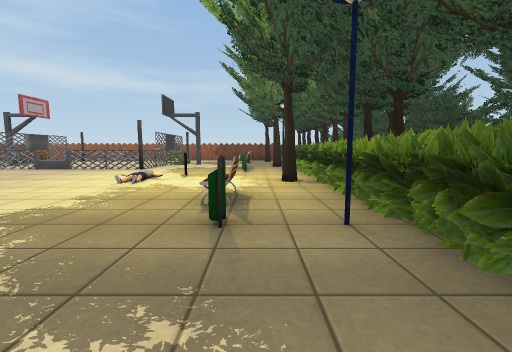
[1] (above)

16 first-person views from a walk through a Unity game level. The camera is 1.2 m above the floor, tilts 6° down and sees 90° across. The floor is counted in squares, 2 m on a side. Each view is taken from the middle of a square. On the plan, view 1 faces up. The plan holds only what a view shows up to about 9 squares ahead; the rest is blank. The player character is not drawn. Some animated figures are left out. Some surface patterns are stand-ins.

[2]
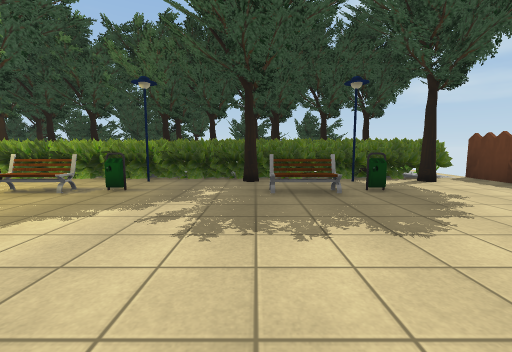

[3]
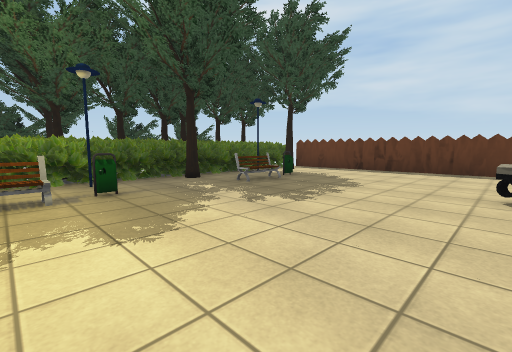

[4]
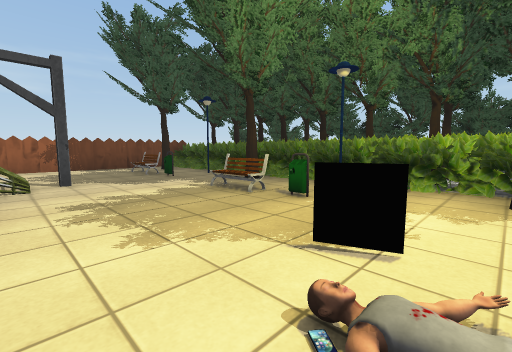

[5]
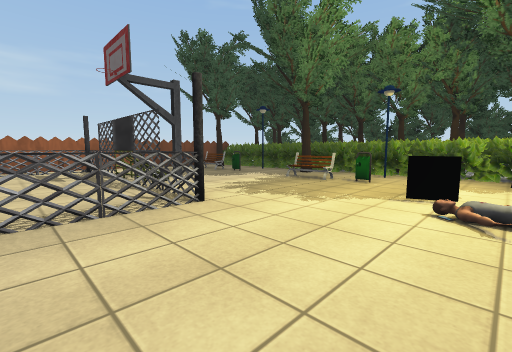

[6]
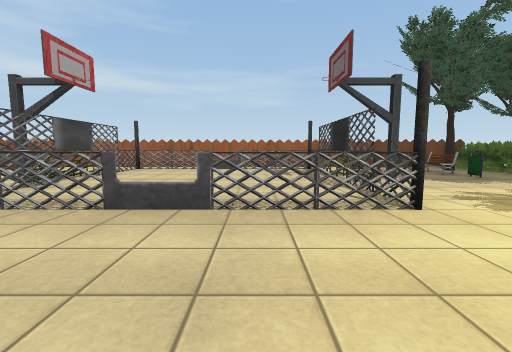

[7]
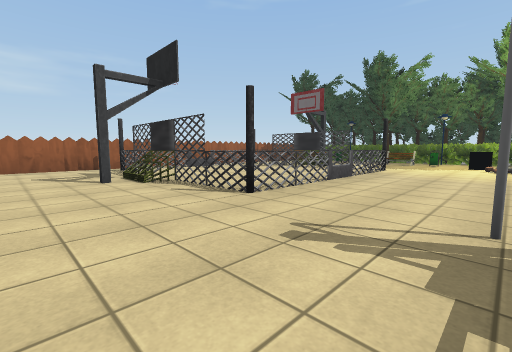

[8]
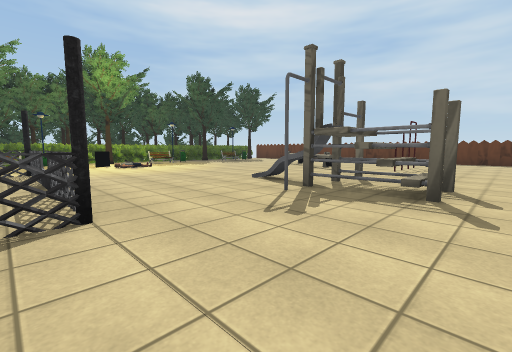

[9]
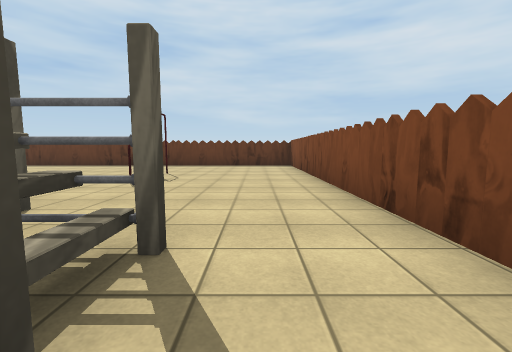

[10]
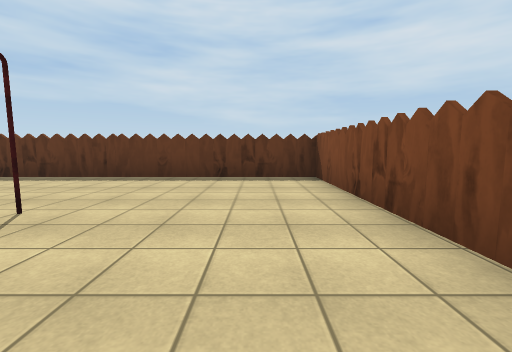

[11]
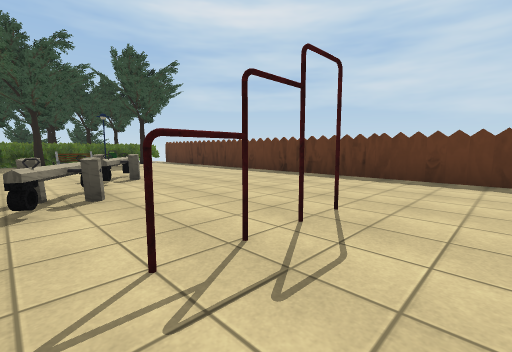

[12]
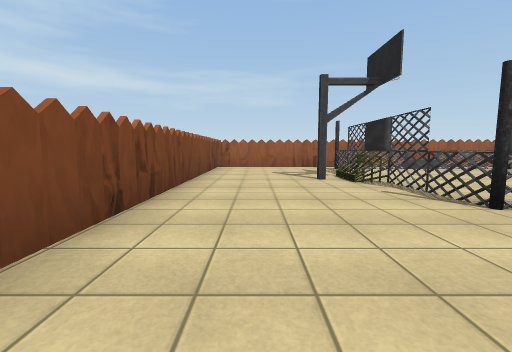

[13]
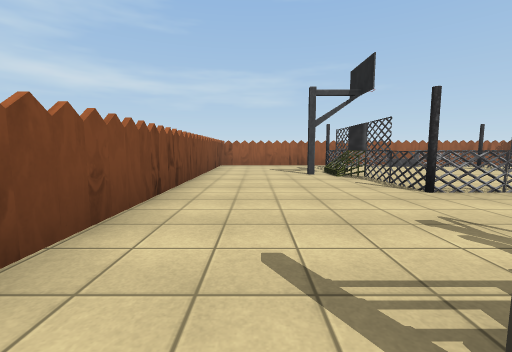

[14]
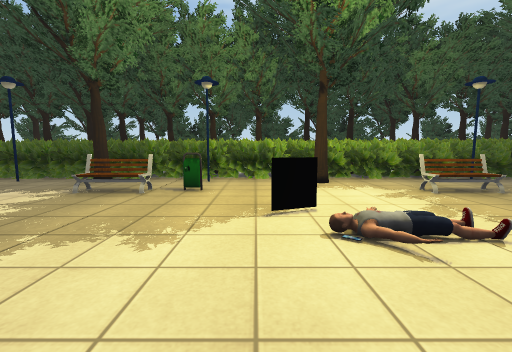

[15]
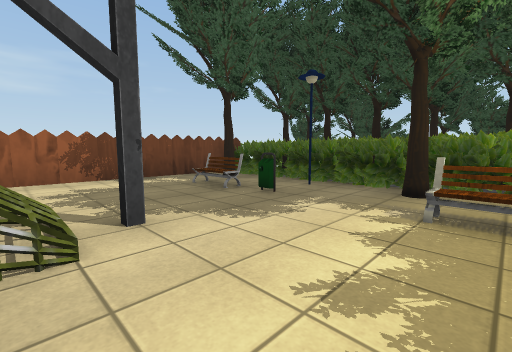

[16]
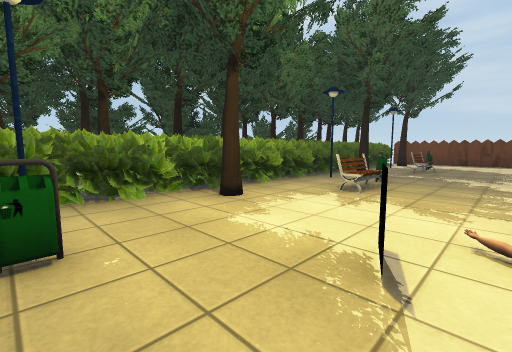

### Floor plan
Points are (right, up) in squares from view 1. A wall is a line through its corners. A room is listed if a view was taken in it or the views show most of it. See-through windows are left out.
Room 1 (views 1, 2, 3, 4, 5, 6, 7, 8, 9, 10, 11, 12, 13, 14, 15, 16)
walls: (-3.5, 7.3) (-4.3, 7.7) (-5.1, 7.4); (-3.4, 7.6) (-3.9, 7.4); (-3.3, 7.6) (-3.6, 8.3); (-5.1, 7.5) (-5.5, 7.4); (-3.7, 7.7) (-4.4, 7.4) (-5.3, 7.8); (-5.4, 7.5) (-6.5, 7.5); (-6.5, 7.4) (-7.2, 7.7); (-6.8, 7.7) (-7.9, 7.3); (-7.4, 7.3) (-8.1, 7.6) (-8.5, 7.5) (-8.8, 8.2) (-8.5, 9); (-3.2, 9) (-3.5, 8.2); (-8.2, 7.4) (-7.5, 7.7); (-8.7, 7.6) (-8.4, 8.3) (-8.7, 8.9) (-8.4, 9.5); (-8.8, -0.1) (-8.8, 0.5); (-8.6, 9.3) (-8.8, 9.7); (-8.6, 9.5) (-8.6, 10.7); (-8.6, 10.8) (-8.8, 11.3); (-3.2, 12.2) (-3.5, 12.9) (-4.3, 12.6); (-12.3, 3.8) (-12.3, -4.5) (1.5, -4.5); (-9.2, 10.6) (-9.1, 10.6); (-8.5, 11.1) (-8.5, 11.1) (-8.7, 11.7); (-3.4, 12.7) (-4.2, 13) (-5.1, 12.6); (-8.5, 11.7) (-8.7, 12.2); (-7.6, 12.6) (-8.5, 12.9); (-8.5, 12.2) (-8.7, 12.7); (1.4, 13.5) (-12.3, 13.5) (-12.3, 5.2)
low walls: (-1.4, 5.4) (-1.7, 6); (-8.8, 9.7) (-8.8, 10.7); (-9, 9.6) (-9, 10.6); (-9.2, 9.6) (-9.2, 10.6); (-8.7, 10.1) (-9.2, 10.4)
ways out: opening at (-4, 10) to room 2; gap at (-7, 8) to room 2
objects: other object (-10, 4) to (-9, 5); other object (-7, 0) to (-6, 1); other object (-5, -1) to (-4, 0); other object (0, -2); bench (0, -1); other object (0, 2); bench (0, 3); other object (0, 7); bench (0, 8); other object (0, 10); bench (0, 11); tree (1, -3); other object (1, -2); other object (1, -1); tree (1, 0); other object (1, 1); other object (1, 2); other object (1, 3); other object (1, 4); tree (1, 5); other object (1, 6); other object (1, 7); other object (1, 8); tree (1, 9); other object (1, 10); other object (1, 11); tree (1, 12); other object (1, 13) to (2, 14); other object (2, -4) to (3, -3); tree (2, -3); tree (2, -2); tree (2, -1); tree (2, 0); tree (2, 1); tree (2, 2); other object (2, 3) to (3, 3); tree (2, 4); tree (2, 5); tree (2, 6); tree (2, 7); tree (2, 8); tree (2, 9); tree (2, 10); tree (2, 11); tree (2, 12); other object (3, -2); other object (3, -1); other object (3, 0); other object (3, 1); tree (3, 2); other object (3, 4); other object (3, 5); tree (3, 6); other object (3, 7); other object (3, 8); tree (3, 9); other object (3, 10); other object (3, 11); tree (3, 12); other object (4, 2); other object (4, 4); other object (4, 7); other object (4, 9); other object (4, 11)
Room 2 (no view inside)
walls: (-8.5, 9.6) (-8.7, 9.2) (-8.4, 8.6); (-6.5, 7.5) (-5.1, 7.5); (-8.5, 10.6) (-9.3, 10.1); (-3.4, 9.5) (-3.4, 10.7); (-6.6, 12.6) (-7.5, 12.9) (-8.5, 12.5); (-5.4, 7.4) (-4.8, 7.7); (-7, 7.5) (-6.5, 7.6); (-8.6, 10.9) (-8.6, 9.5); (-3.3, 10.7) (-3.5, 11.2); (-5.4, 12.8) (-6.5, 12.8); (-3.5, 8.6) (-3.2, 9.1); (-3.3, 11.2) (-3.5, 11.7); (-6.6, 13) (-7.6, 12.6); (-4.3, 12.6) (-5, 12.9); (-8.4, 12) (-8.7, 11.2); (-3.4, 7.6) (-3.2, 8.3) (-3.6, 9.3)
ways out: opening at (-4, 10) to room 1; gap at (-7, 8) to room 1

Where each view was taken, in squares from view 1:
view 1: 0 up, 0 right, facing up
view 2: 0 up, 4 left, facing right
view 3: 3 up, 4 left, facing down-right
view 4: 5 up, 3 left, facing up-right
view 5: 5 up, 5 left, facing up-right
view 6: 5 up, 5 left, facing up
view 7: 5 up, 11 left, facing up-right
view 8: 8 up, 11 left, facing down-right
view 9: 5 up, 11 left, facing down
view 10: 1 up, 11 left, facing down
view 11: 1 up, 10 left, facing down-right
view 12: 5 up, 11 left, facing up
view 13: 4 up, 11 left, facing up
view 14: 6 up, 4 left, facing right
view 15: 8 up, 3 left, facing up-right
view 16: 7 up, 2 left, facing down-right
